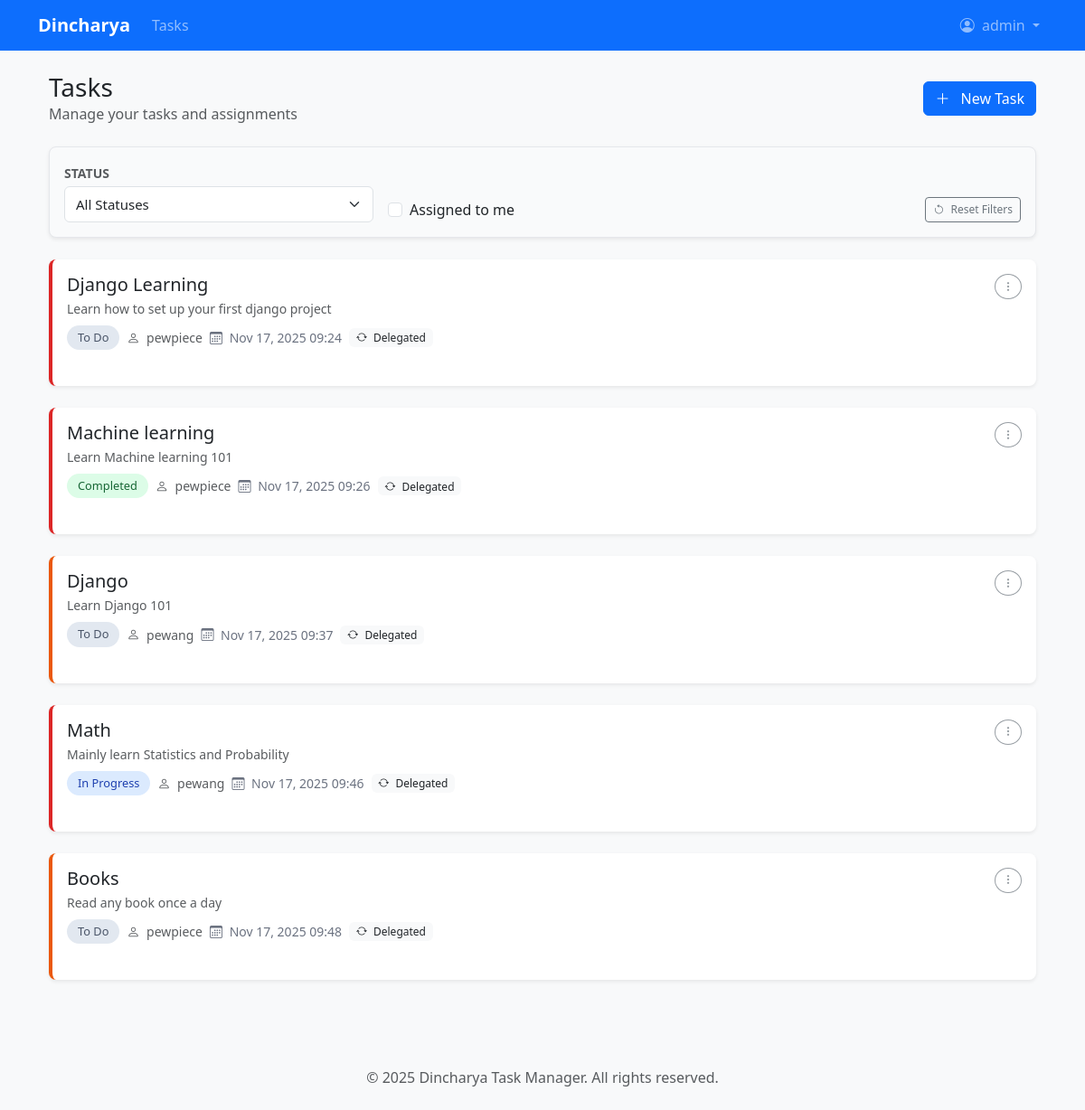
The page /tasks/ (signed in) on the database as committed earlier.
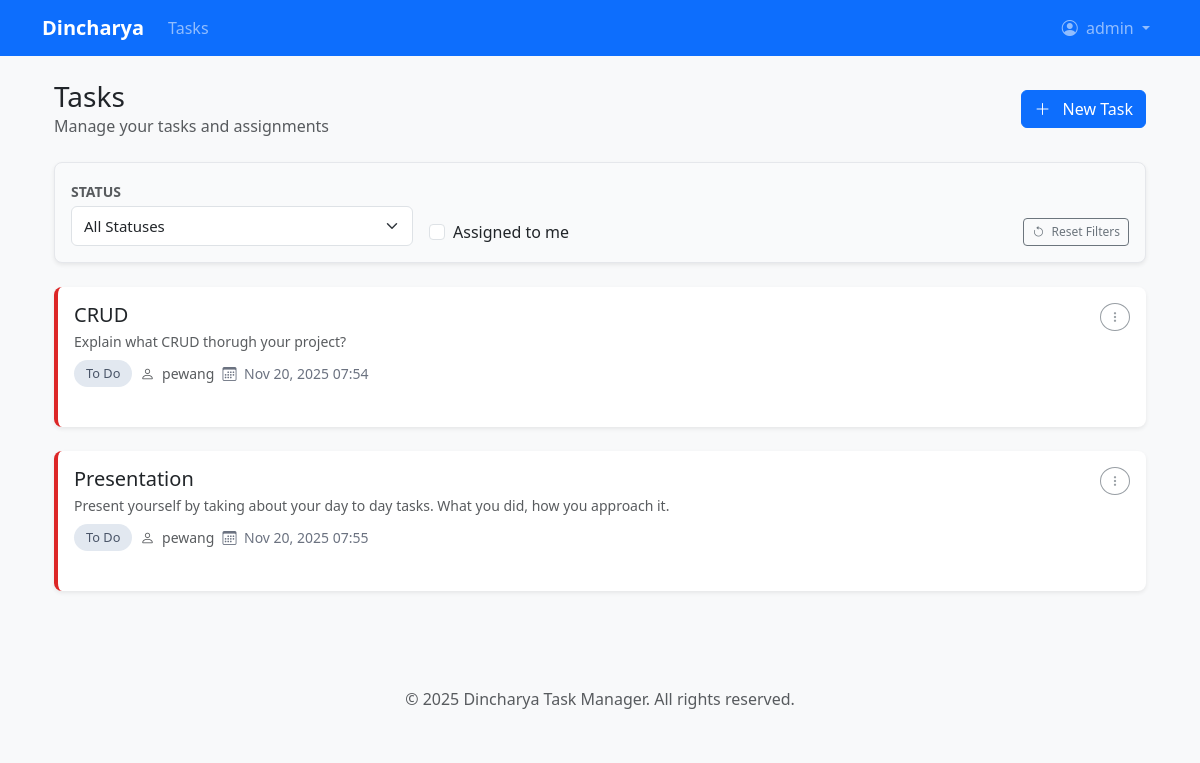
The same page on the database as committed later.
### tasks/models.py (models this page shows, shortened)
class Task(models.Model):
    PRIORITY_CHOICES = [
        ('low', 'Low'),
        ('medium', 'Medium'),
        ('high', 'High'),
    ]
    STATUS_CHOICES = [
        ('todo', 'To Do'),
        ('in_progress', 'In Progress'),
        ('completed', 'Completed'),
        ('blocked', 'Blocked'),
    ]
    title = models.CharField(max_length=200)
    description = models.TextField(blank=True)
    created_by = models.ForeignKey(
        User,
        on_delete=models.CASCADE,
        related_name='created_tasks',
        null=True
    )
    assigned_to = models.ForeignKey(
        User,
        on_delete=models.SET_NULL,
        related_name='assigned_tasks',
        null=True,
        blank=True
    )
    delegated_by = models.ForeignKey(
        User,
        on_delete=models.SET_NULL,
        related_name='delegated_tasks',
        null=True,
        blank=True
    )
    priority = models.CharField(
        max_length=10,
        choices=PRIORITY_CHOICES,
        default='medium'
    )
    status = models.CharField(
        max_length=20,
        choices=STATUS_CHOICES,
        default='todo'
    )
    created_at = models.DateTimeField(auto_now_add=True)
    updated_at = models.DateTimeField(auto_now=True)
    due_date = models.DateTimeField(null=True, blank=True)
    requires_approval = models.BooleanField(default=False)
    approved = models.BooleanField(default=False)
    class Meta:
        ordering = ['-created_at']

### scheduler/models.py (models this page shows)
class CustomUser(AbstractUser):
    ROLE_CHOICES = (
        ('supervisor', 'Supervisor'),
        ('intern', 'Intern'),
    )
    role = models.CharField(max_length=20, choices=ROLE_CHOICES, default='intern')

### tasks/views.py (the view)
# urls.py: path('', views.TaskListView.as_view(), name='task_list'),
class TaskListView(LoginRequiredMixin, ListView):
    model = Task
    template_name = 'tasks/task_list.html'
    context_object_name = 'tasks'
    paginate_by = 10
    def get_queryset(self):
        assigned_user = self.request.GET.get('assigned_to')
        role = getattr(self.request.user, 'role', None)
        queryset = None
        if assigned_user and (self.request.user.is_superuser or role == 'supervisor'):
            try:
                assigned_id = int(assigned_user)
                queryset = Task.objects.filter(assigned_to__id=assigned_id)
            except (ValueError, TypeError):
                queryset = Task.objects.none()
        if queryset is None:
            if 'assigned_to_me' in self.request.GET:
                queryset = Task.objects.filter(assigned_to=self.request.user)
            else:
                if self.request.user.is_superuser:
                    queryset = Task.objects.all()
                else:
                    queryset = Task.objects.filter(assigned_to=self.request.user)
        status = self.request.GET.get('status')
        if status:
            queryset = queryset.filter(status=status)
        queryset = queryset.order_by('due_date', '-priority')
        return queryset
    def get_context_data(self, **kwargs):
        context = super().get_context_data(**kwargs)
        context['status_choices'] = Task.STATUS_CHOICES
        return context

### tasks/templates/tasks/task_list.html (shortened to what the changed rows need)
{% extends 'base.html' %}
{% block content %}
<div class="container py-4">
    <div class="d-flex justify-content-between align-items-center mb-4">
        <div>
            <h1 class="h3 mb-0">Tasks</h1>
        </div>
    </div>
    {% if tasks %}
        <div class="row g-4">
            {% for task in tasks %}
            <div class="col-12">
                <div class="card task-card task-priority-{{ task.priority }} h-100">
                    <div class="card-body">
                        <div class="d-flex justify-content-between align-items-start">
                            <div>
                                <h5 class="card-title mb-1">
                                    <a href="{% url 'tasks:task_update' task.pk %}" class="text-decoration-none text-dark">
                                        {{ task.title }}
                                    </a>
                                </h5>
                                {% if task.description %}
                                <p class="text-muted small mb-2">{{ task.description|truncatewords:20 }}</p>
                                {% endif %}
                                <div class="d-flex align-items-center flex-wrap gap-2 mt-2">
                                    <span class="task-status status-{{ task.status }}">
                                        {{ task.get_status_display }}
                                    </span>
                                    <span class="text-muted small">
                                        <i class="bi bi-person me-1"></i>
                                        {{ task.assigned_to.get_full_name|default:task.assigned_to.username|default:"Unassigned" }}
                                    </span>
                                    {% if task.due_date %}
                                    <span class="task-due-date {% if task.due_date < now %}overdue{% endif %}">
                                        <i class="bi bi-calendar3 me-1"></i>
                                        {{ task.due_date|date:"M d, Y H:i" }}
                                    </span>
                                    {% endif %}
                                    {% if task.delegated_by %}
                                    <span class="badge bg-light text-dark" data-bs-toggle="tooltip" title="Delegated by {{ task.delegated_by.get_full_name|default:task.delegated_by.username }}">
                                        <i class="bi bi-arrow-repeat me-1"></i> Delegated
                                    </span>
                                    {% endif %}
                                </div>
                            </div>
                            <div class="task-actions d-flex gap-2">
                                <div class="dropdown">
                                    <button class="btn btn-sm btn-outline-secondary rounded-circle"
                                            type="button"
                                            id="taskActions{{ task.id }}"
                                            data-bs-toggle="dropdown"
                                            aria-expanded="false"
                                            title="Task actions">
                                        <i class="bi bi-three-dots-vertical"></i>
                                    </button>
                                </div>
                            </div>
                        </div>
                    </div>
                </div>
            </div>
            {% endfor %}
        </div>
    {% endif %}
</div>
{% endblock %}

Rows that differ between the two databases and show on the page:
removed Task: title "Django Learning", description "Learn how to set up your first django project", status "To Do", assigned_to.get_full_name "pewpiece", due_date "Nov 17, 2025 09:24"
removed Task: title "Machine learning", description "Learn Machine learning 101", status "Completed", assigned_to.get_full_name "pewpiece", due_date "Nov 17, 2025 09:26"
removed Task: title "Django", description "Learn Django 101", status "To Do", assigned_to.get_full_name "pewang", due_date "Nov 17, 2025 09:37", priority "medium" (drawn)
removed Task: title "Math", description "Mainly learn Statistics and Probability", status "In Progress", assigned_to.get_full_name "pewang", due_date "Nov 17, 2025 09:46"
removed Task: title "Books", description "Read any book once a day", status "To Do", assigned_to.get_full_name "pewpiece", due_date "Nov 17, 2025 09:48", priority "medium" (drawn)
added Task: title "CRUD", description "Explain what CRUD thorugh your project?", status "To Do", assigned_to.get_full_name "pewang", due_date "Nov 20, 2025 07:54"
added Task: title "Presentation", description "Present yourself by taking about your day to day tasks. What you did, how you approach it.", status "To Do", assigned_to.get_full_name "pewang", due_date "Nov 20, 2025 07:55"
